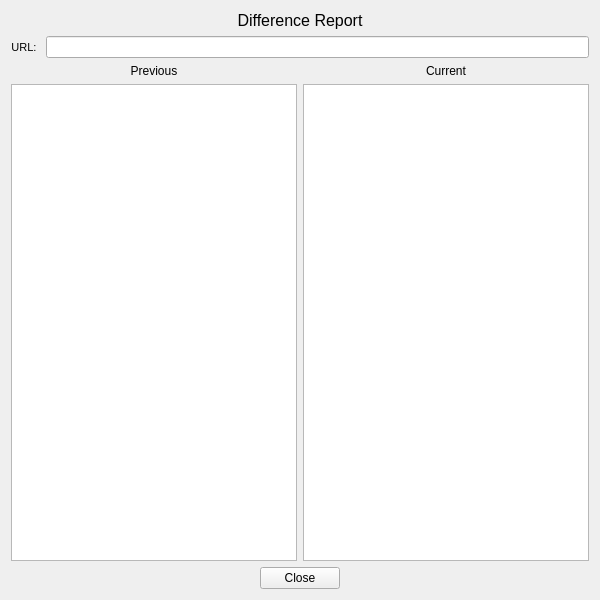
<?xml version="1.0" encoding="UTF-8"?>
<ui version="4.0">
 <class>ReportWindow</class>
 <widget class="QWidget" name="ReportWindow">
  <property name="geometry">
   <rect>
    <x>0</x>
    <y>0</y>
    <width>600</width>
    <height>600</height>
   </rect>
  </property>
  <property name="windowTitle">
   <string>SDM: Difference Report</string>
  </property>
  <layout class="QVBoxLayout" name="verticalLayout">
   <item>
    <widget class="QLabel" name="label_Title">
     <property name="font">
      <font>
       <pointsize>12</pointsize>
      </font>
     </property>
     <property name="text">
      <string>Difference Report</string>
     </property>
     <property name="alignment">
      <set>Qt::AlignCenter</set>
     </property>
    </widget>
   </item>
   <item>
    <layout class="QHBoxLayout" name="layout_URL_H">
     <item>
      <widget class="QLabel" name="label_URL">
       <property name="font">
        <font>
         <pointsize>8</pointsize>
        </font>
       </property>
       <property name="text">
        <string>URL: </string>
       </property>
       <property name="alignment">
        <set>Qt::AlignCenter</set>
       </property>
      </widget>
     </item>
     <item>
      <widget class="QLineEdit" name="lineEdit_URL"/>
     </item>
    </layout>
   </item>
   <item>
    <layout class="QGridLayout" name="layout_Compare_G">
     <item row="0" column="0">
      <widget class="QLabel" name="label_Previous">
       <property name="text">
        <string>Previous</string>
       </property>
       <property name="alignment">
        <set>Qt::AlignCenter</set>
       </property>
      </widget>
     </item>
     <item row="0" column="1">
      <widget class="QLabel" name="label_Current">
       <property name="text">
        <string>Current</string>
       </property>
       <property name="alignment">
        <set>Qt::AlignCenter</set>
       </property>
      </widget>
     </item>
     <item row="1" column="1">
      <widget class="QPlainTextEdit" name="textEdit_Current"/>
     </item>
     <item row="1" column="0">
      <widget class="QPlainTextEdit" name="textEdit_Previous"/>
     </item>
    </layout>
   </item>
   <item>
    <layout class="QHBoxLayout" name="layout_Close_H">
     <item>
      <spacer name="spacer_CloseL_H">
       <property name="orientation">
        <enum>Qt::Horizontal</enum>
       </property>
       <property name="sizeHint" stdset="0">
        <size>
         <width>40</width>
         <height>20</height>
        </size>
       </property>
      </spacer>
     </item>
     <item>
      <widget class="QPushButton" name="button_Close">
       <property name="text">
        <string>Close</string>
       </property>
      </widget>
     </item>
     <item>
      <spacer name="spacer_CloseR_H">
       <property name="orientation">
        <enum>Qt::Horizontal</enum>
       </property>
       <property name="sizeHint" stdset="0">
        <size>
         <width>40</width>
         <height>20</height>
        </size>
       </property>
      </spacer>
     </item>
    </layout>
   </item>
  </layout>
 </widget>
 <resources/>
 <connections/>
</ui>
